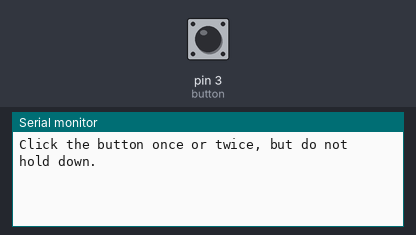
The sketch below on a simulated Arduino Uno, built with avr-gcc and run on an emulated ATmega328P. Shown: the last lines printed to the serial monitor. Inputs (shaded band) come from the test bench; at power-on: pin 3 (button) LOW.

Above: at 1.2 s.
1.3 s: pin 3 (button) pulled HIGH for 0.15 s
At 3.1 s:
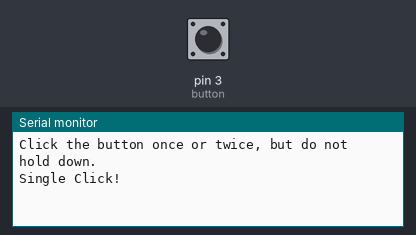
3.4 s: pin 3 (button) pulled HIGH for 1 s
At 7.1 s:
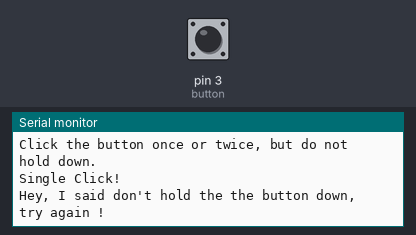
7.4 s: pin 3 (button) pulsed HIGH 2 times (0.12 s each, 0.3 s apart)
At 9.3 s:
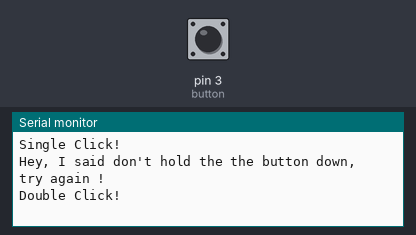

Measured:
- after the input at 1.3 s, the serial monitor: prints a new line after 0.65 s (image 1)
- after the input at 3.4 s, the serial monitor: prints a new line after 2.8 s (image 2)
- after the input at 7.4 s, the serial monitor: prints a new line after 0.42 s (image 3)

The sketch:

Individual_2.ino
```cpp
const int button = 3;
int second = LOW;
int hold = 0;
int single = 0;
long startTime = 0;
long lastSwitchTime = 0;


void setup() {
  pinMode(button, INPUT);
  Serial.begin(9600);
  Serial.println("Click the button once or twice, but do not hold down.");
}

void loop() {

  int first = digitalRead(button);

  //CHECK THE FIRST PRESS
  if (first == HIGH && second == LOW) {
    startTime = millis();
  }

  //CHECK HOW LONG THE PRESS IS DOWN
  if (first == HIGH && second == HIGH) {
    if ((millis() - startTime) > 500) {
      hold = 1;
    }
  }

  //CHECK WHEN PRESS IS RELEASED
  if (first == LOW && second == HIGH) {
    if (((millis() - startTime) > 50) && hold != 1) {
      onRelease();
    }
    if (hold == 1) {
      delay(1800);
      Serial.println("Hey, I said don't hold the the button down, try again !");
      hold = 0;
    }
  }

  second = first;
  if (single == 1 && (millis() - lastSwitchTime) > 500) {
    Serial.println("Single Click!");
    single = 0;
  }
}
//METHOD TO CHECK WHETHER BUTTON WAS PRESSED AFTER FIRST BUTTON PRESS
void onRelease() {

  if ((millis() - lastSwitchTime) >= 500) {
    single = 1;
    lastSwitchTime = millis();
    return;
  }

  if ((millis() - lastSwitchTime) < 500) {
    Serial.println("Double Click!");
    single = 0;
    lastSwitchTime = millis();
  }
}
```
